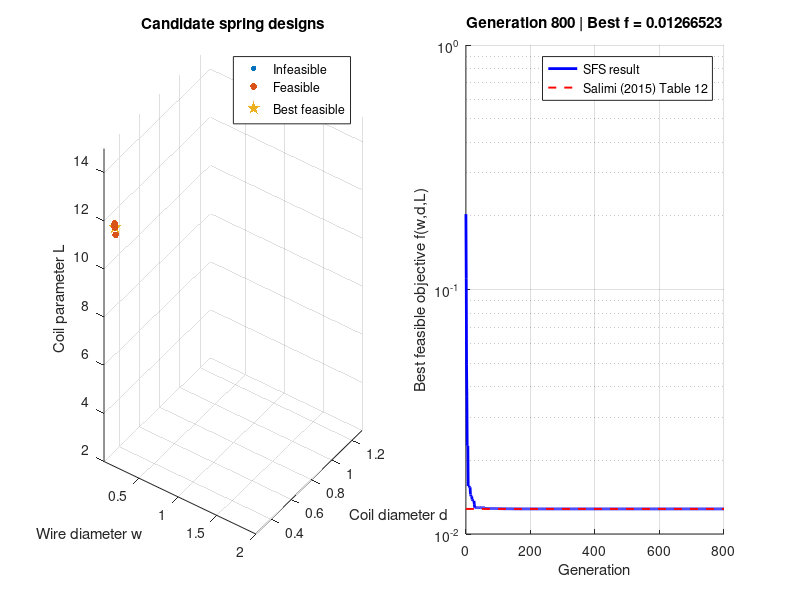

This figure's MATLAB source:
function [bestDesign, bestObjective, history] = SFS_Spring_Demo()
% SFS_SPRING_DEMO  Stochastic Fractal Search for constrained spring design.
%
% Source: H. Salimi, "Stochastic Fractal Search: A powerful metaheuristic
% algorithm," Knowledge-Based Systems 75 (2015), equations (11)-(18),
% (20)-(22), Tables 12-13. This code is adapted from the author's SFS
% MATLAB implementation 
%
% IMPORTANT REPRODUCIBILITY DISTINCTIONS:
%
% To run: save as SFS_Spring_Demo.m, then enter SFS_Spring_Demo in MATLAB.
% [bestDesign, bestObjective, history] = SFS_Spring_Demo;
% No Statistics and Machine Learning Toolbox required (uses randn).

clc;

%% SETTINGS: these may be changed before class
rng(42, 'twister');           % Reproducible random sequence
N = 100;                     % Number of particles; 2015 Table 4 setting
maxGenerations = 800;        % Stop after this many generations
MDN = 1;                     % Maximum Diffusion Number; Table 4 setting
probWalk1 = 0.5;             % Prob. of choosing Eq. 11 (else Eq. 12)
USE_POSTED_RANDOMNESS = false; % false: printed paper; true: posted code
showAnimation = true;
plotEvery = 10;              % Draw every 10 generations
printEvery = 50;             % Command Window reporting interval
feasibilityTolerance = 1e-12;

% Design vector P = [w, d, L]
LB = [0.05, 0.25, 2.0];
UB = [2.00, 1.30, 15.0];
D = numel(LB);

% Table 12: published SFS results [w,d,l] and objective function value
paperDesign = [0.051689060916152, ...
               0.356717735791209, ...
              11.288965986603480];
paperObjective = 0.012665232788319;

%% STEP 1: INITIALIZE THE PARTICLES -- Salimi Eq. (14)
P = repmat(LB, N, 1) + rand(N,D).*repmat(UB-LB, N, 1);
[f, violation, ~] = evaluateSpring(P);
[P, f, violation] = sortPopulation(P, f, violation, feasibilityTolerance);

bestDesign = P(1,:);
bestObjective = f(1);
bestViolation = violation(1);
history = NaN(maxGenerations+1,1);
if bestViolation <= feasibilityTolerance
    history(1) = bestObjective;
end

%% SET UP LIVE
if showAnimation
    fig = figure('Name','SFS: Tension / Compression Spring', ...
        'Color','b','NumberTitle','off');
    axPop = subplot(1,2,1);
    hold(axPop,'on');
    hInfeasible = scatter3(axPop,NaN,NaN,NaN,17,[0.70 0.70 0.70],'filled');
    hFeasible = scatter3(axPop,NaN,NaN,NaN,25,[0.04 0.48 0.72],'filled');
    hBest = scatter3(axPop,NaN,NaN,NaN,105,[0.88 0.22 0.14],'p','filled');
    xlabel(axPop,'Wire diameter w');
    ylabel(axPop,'Coil diameter d');
    zlabel(axPop,'Coil parameter L');
    title(axPop,'Candidate spring designs');
    axis(axPop,[LB(1) UB(1) LB(2) UB(2) LB(3) UB(3)]);
    grid(axPop,'on');
    view(axPop,35,22);
    legend(axPop,{'Infeasible','Feasible','Best feasible'},'Location','best');

    axCurve = subplot(1,2,2);
    hold(axCurve,'on');
    hHistory = semilogy(axCurve,NaN,NaN,'b-','LineWidth',2);
    semilogy(axCurve,[0 maxGenerations],[paperObjective paperObjective], ...
        'r--','LineWidth',1.4);
    xlabel(axCurve,'Generation');
    ylabel(axCurve,'Best feasible objective f(w,d,L)');
    title(axCurve,'SFS convergence');
    legend(axCurve,{'SFS result','Salimi (2015) Table 12'},'Location','northeast');
    grid(axCurve,'on');
    xlim(axCurve,[0 maxGenerations]);
    drawnow;
end

fprintf('\nSFS CONSTRAINED SPRING DESIGN\n');
fprintf('Population = %d | Generations = %d | MDN = %d\n',N,maxGenerations,MDN);
fprintf('Constraint comparison: feasibility first (adaptation).\n');
if USE_POSTED_RANDOMNESS
    fprintf('Random terms: as used in the author-posted code.\n');
else
    fprintf('Random terms: as in the 2015 printed equations.\n');
end
fprintf('---------------------------------------------------------------\n');

tStart = tic;

%% STEP 2: DIFFUSION AND TWO UPDATING PROCESSES
for g = 1:maxGenerations
    % The printed sigma formula is zero at g=1. Using g+1 avoids a
    % zero-spread first diffusion; this is a documented implementation
    scale = log(g+1)/(g+1);

    % DIFFUSION -- Salimi Eqs. (11)-(13)
    Q = zeros(N,D);
    currentBest = P(1,:);
    for i = 1:N
        sigma = abs(scale.*(P(i,:)-currentBest));   % Eq. (13)
        trials = zeros(MDN+1,D);
        trials(1,:) = P(i,:);                      % Include parent point
        for k = 1:MDN
            if rand < probWalk1
                % Eq. (11): best-point-referenced Gaussian walk
                if USE_POSTED_RANDOMNESS
                    % Author's uploaded code uses Gaussian coefficients.
                    shift = randn*currentBest-randn*P(i,:);
                    mu = currentBest;
                else
                    % Printed paper uses UNIFORM epsilon & epsilon-prime.
                    shift = rand*currentBest-rand*P(i,:);
                    mu = abs(currentBest);
                end
                trials(k+1,:) = mu + sigma.*randn(1,D) + shift;
            else
                % Eq. (12): particle-referenced Gaussian walk
                if USE_POSTED_RANDOMNESS
                    mu = P(i,:);
                else
                    mu = abs(P(i,:));
                end
                trials(k+1,:) = mu + sigma.*randn(1,D);
            end
        end
        trials = repairBounds(trials,LB,UB);
        [ft,vt,~] = evaluateSpring(trials);
        order = candidateOrder(ft,vt,feasibilityTolerance);
        Q(i,:) = trials(order(1),:);               % Best trial survives
    end
    [f,violation,~] = evaluateSpring(Q);
    [P,f,violation] = sortPopulation(Q,f,violation,feasibilityTolerance);

    % FIRST UPDATING -- Salimi Eqs. (15)-(16)
    % Sorted best-to-worst: rank(best)=N and rank(worst)=1.
    Pa = (N:-1:1)'/N;
    r1 = randperm(N);
    r2 = randperm(N);
    proposal = P;
    for i = 1:N
        for j = 1:D
            if rand > Pa(i)
                proposal(i,j) = P(r1(i),j) - rand*(P(r2(i),j)-P(i,j));
            end
        end
    end
    proposal = repairBounds(proposal,LB,UB);
    [newF,newV,~] = evaluateSpring(proposal);
    for i = 1:N
        if isBetter(newF(i),newV(i),f(i),violation(i),feasibilityTolerance)
            P(i,:) = proposal(i,:);
            f(i) = newF(i);
            violation(i) = newV(i);
        end
    end
    [P,f,violation] = sortPopulation(P,f,violation,feasibilityTolerance);

    % SECOND UPDATING -- Salimi Eqs. (15), (17), (18)
    Pa = (N:-1:1)'/N;
    currentBest = P(1,:);
    for i = 1:N
        if rand > Pa(i)
            r = randi(N);
            t = randi(N);
            while r == t
                t = randi(N);
            end
            if USE_POSTED_RANDOMNESS
                epsHat = rand;          % Author's posted MATLAB code
            else
                epsHat = randn;         % Printed Eqs. (17) and (18)
            end
            if rand <= 0.5
                trial = P(i,:) - epsHat*(P(t,:)-currentBest); % Eq. 17
            else
                trial = P(i,:) + epsHat*(P(t,:)-P(r,:));       % Eq. 18
            end
            trial = repairBounds(trial,LB,UB);
            [trialF,trialV,~] = evaluateSpring(trial);
            if isBetter(trialF,trialV,f(i),violation(i),feasibilityTolerance)
                P(i,:) = trial;
                f(i) = trialF;
                violation(i) = trialV;
            end
        end
    end
    [P,f,violation] = sortPopulation(P,f,violation,feasibilityTolerance);

    % Track the global best, across both updating stages.
    if isBetter(f(1),violation(1),bestObjective,bestViolation,feasibilityTolerance)
        bestDesign = P(1,:);
        bestObjective = f(1);
        bestViolation = violation(1);
    end
    if bestViolation <= feasibilityTolerance
        history(g+1) = bestObjective;
    end

    if mod(g,printEvery)==0 || g==1 || g==maxGenerations
        fprintf('Generation %4d | f = %.12f | total violation = %.3g\n', ...
            g,bestObjective,bestViolation);
    end

    if showAnimation && isgraphics(fig) && (mod(g,plotEvery)==0 || g==1 || g==maxGenerations)
        feasible = (violation<=feasibilityTolerance);
        set(hFeasible,'XData',P(feasible,1),'YData',P(feasible,2), ...
                      'ZData',P(feasible,3));
        set(hInfeasible,'XData',P(~feasible,1),'YData',P(~feasible,2), ...
                        'ZData',P(~feasible,3));
        if bestViolation<=feasibilityTolerance
            set(hBest,'XData',bestDesign(1),'YData',bestDesign(2), ...
                      'ZData',bestDesign(3));
        end
        set(hHistory,'XData',0:g,'YData',history(1:g+1));
        title(axCurve,sprintf('Generation %d | Best f = %.8f',g,bestObjective));
        drawnow limitrate;
    end
end
elapsed = toc(tStart);

%% FINAL VALIDATION AGAINST THE PUBLISHED SPRING RESULT
[~,finalViolation,constraints] = evaluateSpring(bestDesign);
fprintf('\n================ FINAL SFS RESULTS ================\n');
fprintf('w (wire diameter)         = %.12f\n',bestDesign(1));
fprintf('d (mean coil diameter)    = %.12f\n',bestDesign(2));
fprintf('L (length / coil param.)  = %.12f\n',bestDesign(3));
fprintf('Objective f(w,d,L)        = %.12f\n',bestObjective);
fprintf('Total constraint violation= %.4e\n',finalViolation);
if finalViolation > feasibilityTolerance
    warning('No fully feasible spring found; this result is NOT a valid optimum.');
end
for k=1:4
    fprintf('Constraint g%d = %+0.8e (must be <= 0)\n',k,constraints(k));
end
fprintf('Paper f (Table 12)        = %.12f\n',paperObjective);
fprintf('Absolute objective gap    = %.8e\n',abs(bestObjective-paperObjective));
fprintf('Elapsed computation       = %.3f seconds\n',elapsed);
fprintf('===================================================\n');
end

% ---------------------------------------------------------------
function [f,violation,G] = evaluateSpring(P)
% Salimi (2015), Eqs. (20)-(22). Each row P(i,:) = [w_i,d_i,L_i].
w = P(:,1);
d = P(:,2);
L = P(:,3);

f = (L+2).*w.^2.*d;
g1 = 1 - d.^3.*L./(71785*w.^4);
g2 = d.*(4*d-w)./(12566*w.^3.*(d-w)) + 1./(5108*w.^2) - 1;
g3 = 1 - 140.45*w./(d.^2.*L);
g4 = 2*(w+d)/3 - 1;
G = [g1 g2 g3 g4];
violation = sum(max(G,0),2);  % Zero if all four constraints satisfied
bad = ~isfinite(f) | any(~isfinite(G),2);
f(bad) = Inf;
violation(bad) = Inf;
end

% ---------------------------------------------------------------
function P = repairBounds(P,LB,UB)
% Author's Bound_Checking strategy: randomly reset each invalid component.
for j=1:numel(LB)
    bad = (P(:,j)<LB(j)) | (P(:,j)>UB(j)) | ~isfinite(P(:,j));
    P(bad,j) = LB(j) + rand(sum(bad),1)*(UB(j)-LB(j));
end
end

% ---------------------------------------------------------------
function idx = candidateOrder(f,v,tol)
% OUR constraint handling 
% feasible beats infeasible; among feasible lower f is better;
% among infeasible smaller sum of positive constraint violations wins.
[~,idx] = sortrows([double(v>tol),v,f],[1 2 3]);
end

% ---------------------------------------------------------------
function [P,f,v] = sortPopulation(P,f,v,tol)
idx = candidateOrder(f,v,tol);
P = P(idx,:);
f = f(idx);
v = v(idx);
end

% ---------------------------------------------------------------
function yes = isBetter(newF,newV,oldF,oldV,tol)
newFeasible = newV<=tol;
oldFeasible = oldV<=tol;
if newFeasible && ~oldFeasible
    yes = true;
elseif ~newFeasible && oldFeasible
    yes = false;
elseif newFeasible && oldFeasible
    yes = newF<oldF;
else
    yes = (newV<oldV) || (newV==oldV && newF<oldF);
end
end
